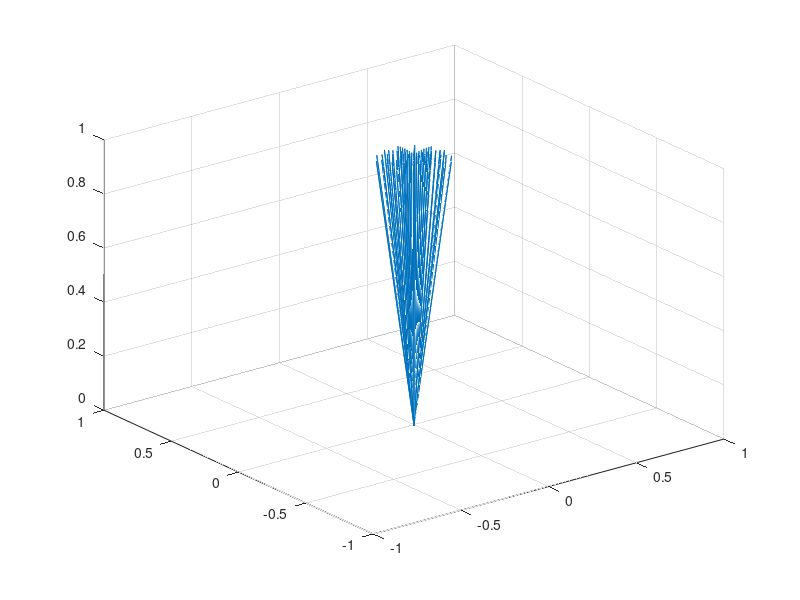

Write the MATLAB code that produced this figure.
%look=[0 1 0];
[THlook,PHIlook,Rlook]=cart2sph(0,0,1);
deltatheta=10*pi/180;

r=1;
%th=linspace(THlook-deltatheta,THlook+deltatheta,15);
th=linspace(0,2*pi,15);

phi=linspace(PHIlook-deltatheta,PHIlook+deltatheta,15);
%phi=linspace(-pi,pi,15);

[R,TH,PHI]=meshgrid(r,th,phi);
[x,y,z]=sph2cart(TH,PHI,R);

x=x(:);
y=y(:);
z=z(:);

a=zeros(size(x));

h=quiver3(a,a,a,x,y,z,0,'.')
%rotate(h,[0 1 0],60,[0 0 0])
axis([-1 1 -1 1 0 1])